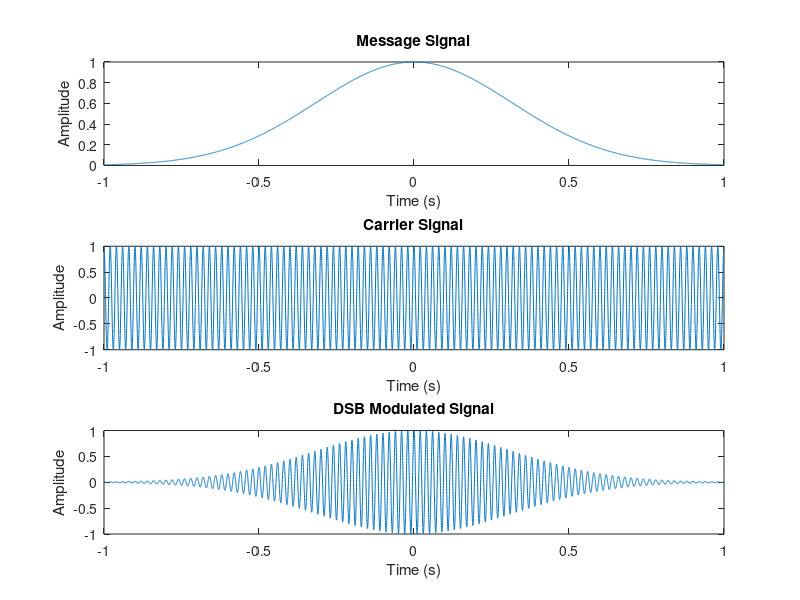

This figure's MATLAB source:
%DSB Signal Analyzer
Fs = 5000;      % Sampling frequency
Fc = 50;        % Carrier signal
A = 1;          % Amplitude
Ts = 1/Fs;      % Period of sampling frequency
t = [-1:Ts:1];  % Time array between -1 and 1 with increment of Ts value
 
message = exp(-5*(t.^2)) .* A;  % Calculationg message signal

carrier = cos(2*pi*Fc*t) .* A; % Calculating carrier signal

modulation_dsb = message .* carrier; % Calculating DSB signal

% Plotting
subplot(3,1,1);
plot(t, message);
title('Message Signal');
xlabel('Time (s)');
ylabel('Amplitude');

subplot(3,1,2);
plot(t, carrier);
title('Carrier Signal');
xlabel('Time (s)');
ylabel('Amplitude');

subplot(3,1,3);
plot(t, modulation_dsb);
title('DSB Modulated Signal');
xlabel('Time (s)');
ylabel('Amplitude');